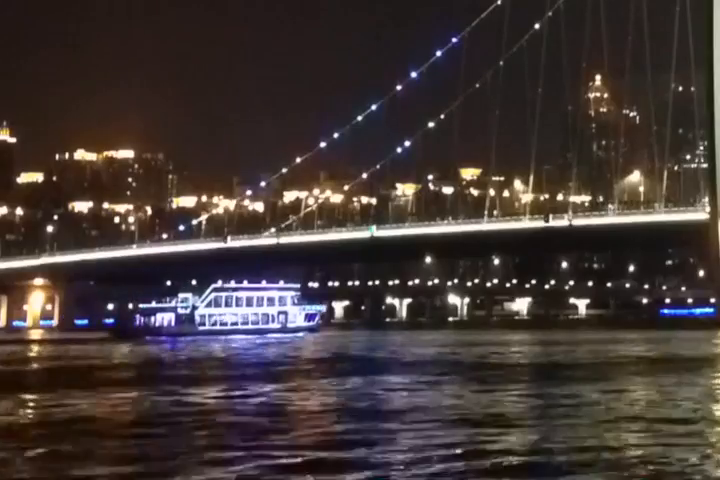
#> input picture frame 6 of resource/video_test_p.mp4, 720 x 480 px
$ python meanshift_camshift.py
#> lines starting #> are read from the running program, lines starting #| are printed output that depends on the picture
import numpy as np
from cv2 import cv2

cap = cv2.VideoCapture('resource/video_test_p.mp4')

ret, frame = cap.read()
#> frame is the input picture: shape (480, 720, 3); mean B, G, R 52.6, 54.8, 65

# cv2.imshow('firstframe', frame)
x1,y1,x2,y2 = 75,275,268,343
track_window = (x1,y1,x2-x1,y2-y1)

# set up the ROI for tracking
roi = frame[y1:y2,x1:x2]
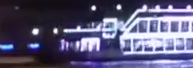
#> roi: shape (68, 193, 3); mean B, G, R 118.1, 86.5, 90
roi = cv2.resize(roi, (10,4))
cv2.imshow('trackwindow', roi)
hsv_roi = cv2.cvtColor(roi,cv2.COLOR_BGR2HSV)
mask = cv2.inRange(hsv_roi, np.array((0.,60.,32.)),np.array((180.,255.,255.)))
roi_hist = cv2.calcHist([hsv_roi],[0],mask,[180],[0,180])
#> roi_hist = 180 values, max 4 at index 120, min 0 at index 0, mean 0.144
cv2.normalize(roi_hist,roi_hist,0,255,cv2.NORM_MINMAX)

# Setup the termination criteria, either 10 iteration or move by atleast 1 pt
term_crit = (cv2.TERM_CRITERIA_EPS | cv2.TERM_CRITERIA_COUNT, 10,1)

while(1):
    ret ,frame = cap.read()
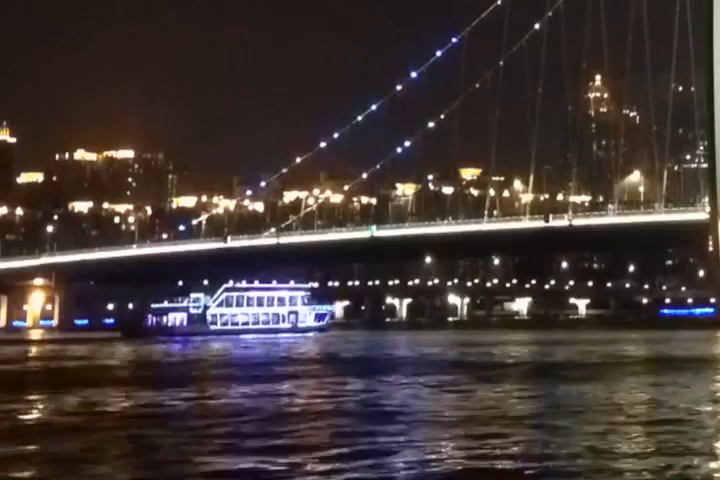
#> input picture frame 7 of resource/video_test_p.mp4, 720 x 480 px
#> frame is the input picture: shape (480, 720, 3); mean B, G, R 52.8, 54.7, 65

    if ret == True:
        hsv = cv2.cvtColor(frame, cv2.COLOR_BGR2HSV)
#> hsv: shape (480, 720, 3); mean H, S, V 46.2, 85.9, 68.5
        dst = cv2.calcBackProject([hsv],[0],roi_hist,[0,180],1)
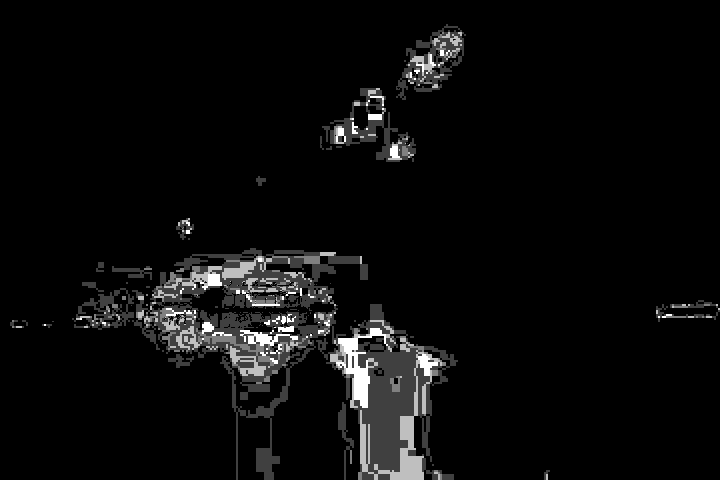
#> dst: shape (480, 720); min 0, max 255, mean 11.2

        # # apply meanshift to get the new location
        # ret, track_window = cv2.meanShift(dst, track_window, term_crit)
        # # Draw it on image
        # x,y,w,h = track_window
        # img2 = cv2.rectangle(frame, (x,y), (x+w,y+h), 255,2)

        # apply meanshift to get the new location
        ret, track_window = cv2.CamShift(dst, track_window, term_crit)
#> ret = ((241, 323.5), (95.4, 217.1), 95.52); track_window = (132, 275, 218, 97)

        # Draw it on image
        pts = cv2.boxPoints(ret)
#> pts = [[137.5, 265.6], [353.6, 286.5], [344.5, 381.4], [128.4, 360.5]]
        pts = np.int_(pts)
#> pts = [[137, 265], [353, 286], [344, 381], [128, 360]]
        img2 = cv2.polylines(frame,[pts],True, 255,2)

        cv2.imshow('tracking',img2)

        k = cv2.waitKey(60) & 0xff
#> (key Esc is pressed here)
        # [4 lines of commented-out code are left out]

    else:
        break

cv2.destroyAllWindows()
cap.release()

$ run again, starting later in the video
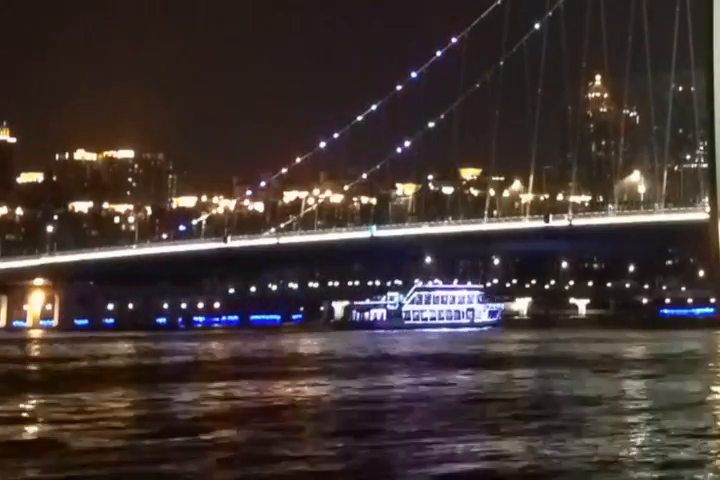
#> input picture frame 28 of resource/video_test_p.mp4, 720 x 480 px
#> frame is the input picture: shape (480, 720, 3); mean B, G, R 50.6, 53.1, 64.9
#> `roi = frame[y1:y2,x1:x2]`:
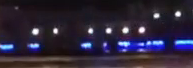
#> roi: shape (68, 193, 3); mean B, G, R 56.8, 37.8, 45.2
#> roi_hist = 180 values, max 2 at index 12, min 0 at index 0, mean 0.106
#> hsv: shape (480, 720, 3); mean H, S, V 50.2, 90.4, 67.6
#> `dst = cv2.calcBackProject([hsv],[0],roi_hist,[0,180],1)`:
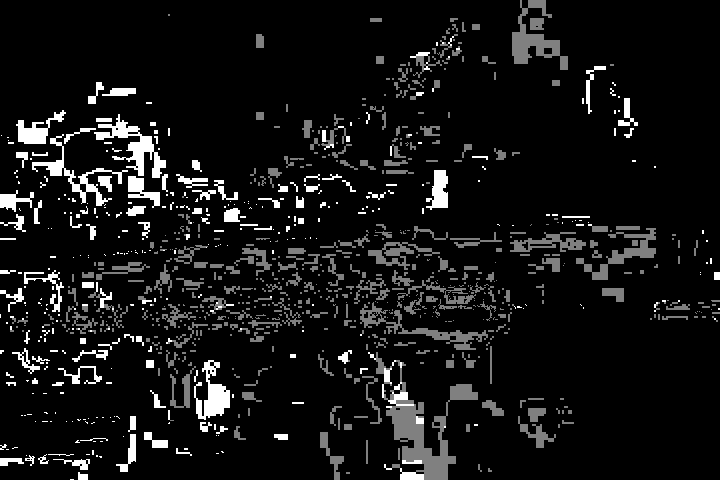
#> dst: shape (480, 720); min 0, max 255, mean 20
#> ret = ((122, 295), (87.79, 242), 88.54); track_window = (0, 250, 244, 90)
#> `pts = cv2.boxPoints(ret)`: pts = [[-0.0927, 254.2], [241.9, 248], [244.1, 335.8], [2.14, 342]]
#> `pts = np.int_(pts)`: pts = [[0, 254], [241, 248], [244, 335], [2, 341]]

$ run again, starting later in the video
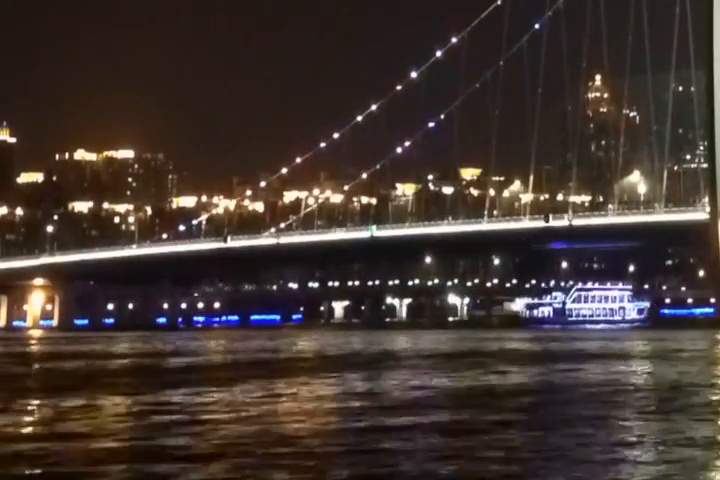
#> input picture frame 50 of resource/video_test_p.mp4, 720 x 480 px
#> frame is the input picture: shape (480, 720, 3); mean B, G, R 47.5, 52.7, 64.5
#> `roi = frame[y1:y2,x1:x2]`:
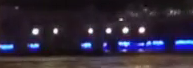
#> roi: shape (68, 193, 3); mean B, G, R 57.1, 40.5, 48.2
#> roi_hist = 180 values, max 2 at index 8, min 0 at index 0, mean 0.111
#> hsv: shape (480, 720, 3); mean H, S, V 38.9, 93.6, 66.8
#> `dst = cv2.calcBackProject([hsv],[0],roi_hist,[0,180],1)`:
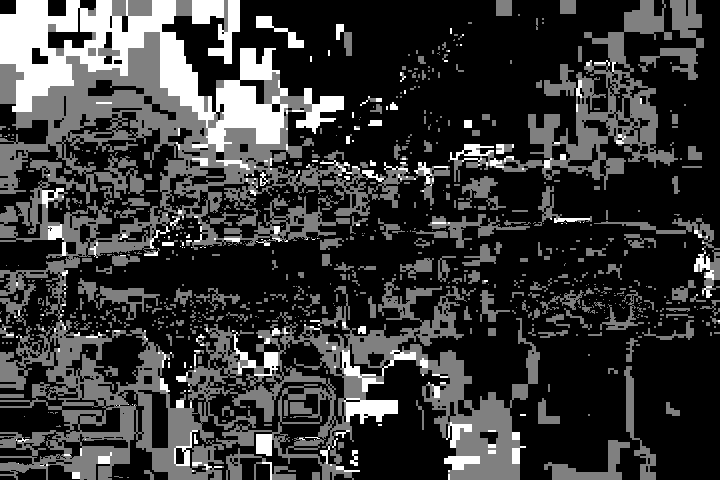
#> dst: shape (480, 720); min 0, max 255, mean 56
#> ret = ((120, 321), (101.8, 238.7), 93.22); track_window = (0, 269, 240, 104)
#> `pts = cv2.boxPoints(ret)`: pts = [[3.71, 263.5], [242, 276.9], [236.3, 378.5], [-2, 365.1]]
#> `pts = np.int_(pts)`: pts = [[3, 263], [242, 276], [236, 378], [-2, 365]]
